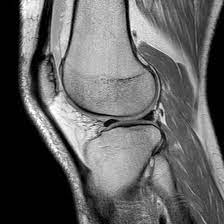
#> input picture Procesamiento de imagenes/imgs/rodilla.jfif, 224 x 224 px
$ jupyter execute RS_Activida_2doParcial.ipynb   (older library calls are emulated)
#> lines starting #> are read from the running program, lines starting #| are printed output that depends on the picture; after the words box and inside, x2 and y2 are one past the last pixel; in counts of white or black regions, pixels touching at a corner belong together
## INTEGRANTES

OZIEL IMANOL LEMUS MONTELONGO
BRAULIO ALEJANDRO NAVARRETE HORTA
DONOVAN VINCE LARA ALVARADO
ALBERTO JUAREZ AVALOS

[cell 1]
import numpy as np
import cv2
from matplotlib import pyplot as plt

[cell 2]
imagen_gris = cv2.imread('./imgs/rodilla.jfif', cv2.IMREAD_GRAYSCALE)
#> imagen_gris is the input picture: shape (224, 224); min 0, max 255, mean 98.7

umbral_max = 255
umbral_min = 15

imagen_cutanea = cv2.inRange(imagen_gris, umbral_min, umbral_max)
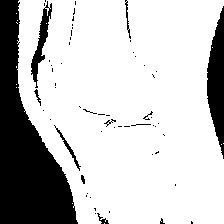
#> imagen_cutanea: shape (224, 224); 77.5% white; 59 black regions (48 under 20 px), largest, box (x1, y1, x2, y2) and area: (0, 0, 78, 224) 8525, (207, 6, 224, 159) 1654, (31, 1, 52, 88) 558

imagenSegmentadaPorPiel = cv2.cvtColor(imagen_cutanea, cv2.COLOR_BGR2RGB)

plt.imshow(imagen_cutanea, cmap="gray")

[cell 3]
umbral_max = 230
umbral_min = 80

imagen_musculos = cv2.inRange(imagen_gris, umbral_min, umbral_max)
#> imagen_musculos: shape (224, 224); 59.9% white; 255 black regions (232 under 20 px), largest, box (x1, y1, x2, y2) and area: (0, 0, 80, 224) 9091, (29, 0, 120, 224) 2768, (205, 0, 224, 162) 1911

imagenSegmentadaPorTejido = cv2.cvtColor(imagen_musculos, cv2.COLOR_BGR2RGB)

plt.imshow(imagen_musculos, cmap="gray")

[cell 4]
img_rgb = cv2.cvtColor(imagen_gris, cv2.COLOR_BGR2RGB)

# Crear copias de la imagen para aislar cada canal
img_R = img_rgb.copy()
img_G = img_rgb.copy()
img_B = img_rgb.copy()

# Aislar el canal R
img_R[:, :, 1] = 0  # G
img_R[:, :, 2] = 0  # B

# Aislar el canal G
img_G[:, :, 0] = 0  # R
img_G[:, :, 2] = 0  # B

# Aislar el canal B
img_B[:, :, 0] = 0  # R
img_B[:, :, 1] = 0  # G

# Visualizar las imágenes
fig, ax = plt.subplots(1, 4, figsize=(20, 5))

ax[0].imshow(img_rgb)
ax[0].set_title("Imagen original")
ax[0].axis('off')

ax[1].imshow(img_R)
ax[1].set_title("Canal Rojo")
ax[1].axis('off')

ax[2].imshow(img_G)
ax[2].set_title("Canal Verde")
ax[2].axis('off')

ax[3].imshow(img_B)
ax[3].set_title("Canal Azul")
ax[3].axis('off')

plt.show()

[cell 5]
imagen_G_gris = cv2.cvtColor(img_G, cv2.COLOR_RGB2GRAY)
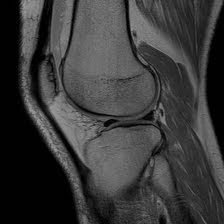
#> imagen_G_gris: shape (224, 224); min 0, max 150, mean 58

hist = cv2.calcHist([imagen_G_gris], [0], None, [256], [0, 256])
#> hist = 256 values, max 9084 at index 1, min 0 at index 151, mean 196

# Visualizar la imagen y su histograma
fig, ax = plt.subplots(1, 2, figsize=(12, 5))

# Mostrar la imagen en escala de grises
ax[0].imshow(imagen_G_gris, cmap='gray')
ax[0].set_title("Imagen en Grises")
ax[0].axis('off')

# Mostrar el histograma
ax[1].plot(hist, color='black')
ax[1].set_title("Histograma")
ax[1].set_xlabel("Intensidad de Pixel")
ax[1].set_ylabel("Cantidad de Píxeles")
ax[1].grid(True)

plt.tight_layout()
plt.show()
#> figure, not shown here; panel 2: curve peaks at x = 1, y = 9084

[cell 6]
result_not = cv2.bitwise_not(imagen_G_gris)

plt.imshow(result_not, cmap = 'gray')

[cell 7]
laplacian = cv2.Laplacian(result_not, cv2.CV_64F)
plt.subplot(1, 2, 1)
plt.imshow(result_not, cmap='gray')
plt.title('Imagen Original')
plt.subplot(1, 2, 2)
plt.imshow(laplacian, cmap='gray')
plt.title('Imagen con Realce de Bordes')
plt.show()

[cell 8]
blurred = cv2.GaussianBlur(result_not, (3, 3), 0)

sobel_x = cv2.Sobel(blurred, cv2.CV_64F, 1, 0, ksize=5)
sobel_y = cv2.Sobel(blurred, cv2.CV_64F, 0, 1, ksize=5)
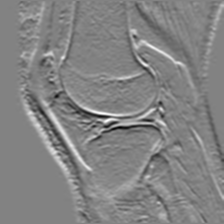
#> sobel_y: shape (224, 224) float64; min -3119, max 2980, mean 24; drawn with min black and max white
gradient_magnitude = np.sqrt(sobel_x**2 + sobel_y**2)
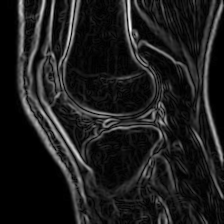
#> gradient_magnitude: shape (224, 224) float64; min 0, max 5036.9, mean 591.7; drawn with min black and max white
plt.subplot(1, 2, 1)
plt.imshow(blurred, cmap='gray')
plt.title('Imagen Original')
plt.subplot(1, 2, 2)
plt.imshow(gradient_magnitude, cmap='gray')
plt.title('Magnitud del Gradiente')
plt.show()

[cell 9]
result_not = cv2.bitwise_not(gradient_magnitude)

plt.imshow(result_not, cmap = 'turbo')

[cell 10]
#originalPlus1 = cv2.add(imagen_cutanea,gradient_magnitude)
print(imagen_cutanea.shape)
#| (224, 224)
res = gradient_magnitude + imagen_cutanea

# [12 lines of commented-out code are left out]
print(res)
#> (printed output is left out)
plt.imshow(res, cmap="gray")

[cell 11]
hueso_gris = cv2.imread('./imgs/hueso.png', cv2.IMREAD_GRAYSCALE)
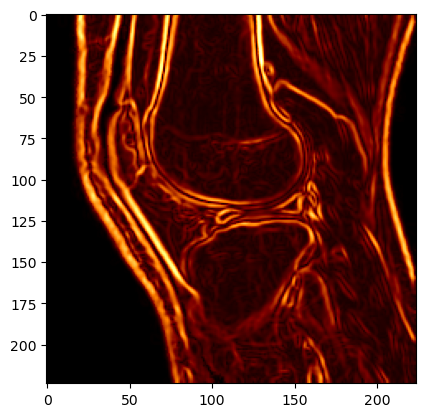
#> input picture Procesamiento de imagenes/imgs/hueso.png, 425 x 417 px
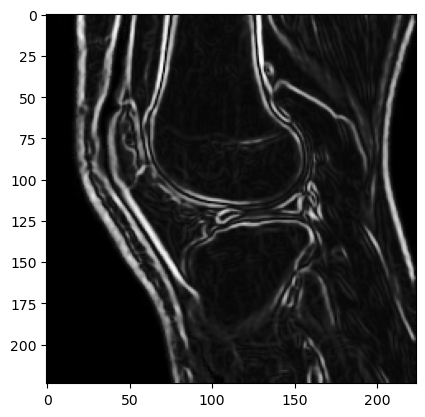
#> hueso_gris: shape (417, 425); min 0, max 255, mean 78.9

img_rgb = cv2.cvtColor(hueso_gris, cv2.COLOR_BGR2RGB)


imagen_G_gris = cv2.cvtColor(img_rgb, cv2.COLOR_RGB2GRAY)

hist = cv2.calcHist([imagen_G_gris], [0], None, [256], [0, 256])
#> hist = 256 values, max 36642 at index 255, min 0 at index 56, mean 692.3

# Visualizar la imagen y su histograma
fig, ax = plt.subplots(1, 2, figsize=(12, 5))

# Mostrar la imagen en escala de grises
ax[0].imshow(imagen_G_gris, cmap='gray')
ax[0].set_title("Imagen en Grises")
ax[0].axis('off')

# Mostrar el histograma
ax[1].plot(hist, color='blue')
ax[1].set_title("Histograma")
ax[1].set_xlabel("Intensidad de Pixel")
ax[1].set_ylabel("Cantidad de Píxeles")
ax[1].grid(True)

plt.tight_layout()
plt.show()
#> figure, not shown here; panel 2: curve peaks at x = 255, y = 36642

[cell 12]
result_not = cv2.bitwise_not(img_G)
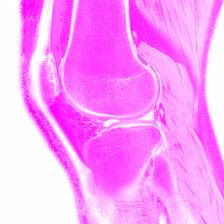
#> result_not: shape (224, 224, 3); mean R, G, B 255, 156.3, 255

plt.imshow(result_not, cmap = 'copper')

[cell 13]
imagen_G_gris = cv2.cvtColor(result_not, cv2.COLOR_RGB2GRAY)

hist = cv2.calcHist([imagen_G_gris], [0], None, [256], [0, 256])
#> hist = 256 values, max 9084 at index 254, min 0 at index 0, mean 196

# Visualizar la imagen y su histograma
fig, ax = plt.subplots(1, 2, figsize=(12, 5))

# Mostrar la imagen en escala de grises
ax[0].imshow(imagen_G_gris, cmap='gray')
ax[0].set_title("Imagen en Grises")
ax[0].axis('off')

# Mostrar el histograma
ax[1].plot(hist, color='black')
ax[1].set_title("Histograma")
ax[1].set_xlabel("Intensidad de Pixel")
ax[1].set_ylabel("Cantidad de Píxeles")
ax[1].grid(True)

plt.tight_layout()
plt.show()
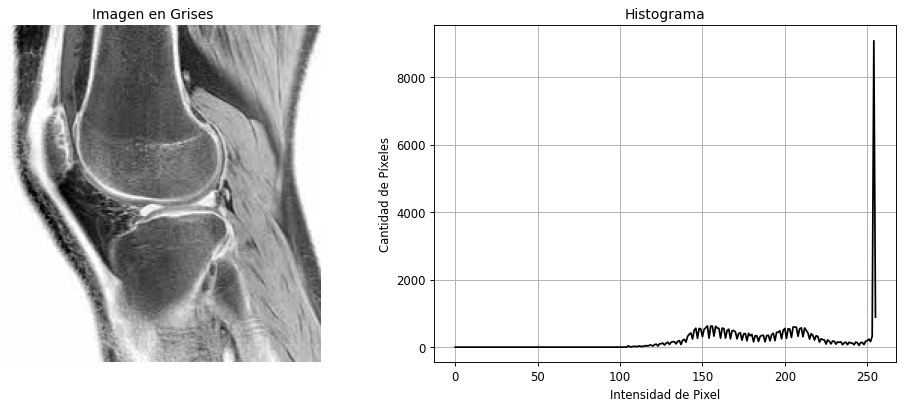
#> figure drawn by matplotlib, 2 panels; panel 2: curve peaks at x = 254, y = 9084

[cell 14]
umbral_max = 255
umbral_min = 216

imagen_hueso = cv2.inRange(imagen_G_gris, umbral_min, umbral_max)
#> imagen_hueso: shape (224, 224); 32.9% white; 170 white regions (147 under 20 px), largest, box (x1, y1, x2, y2) and area: (0, 0, 80, 224) 8998, (29, 0, 120, 224) 2473, (205, 0, 224, 162) 1868

imagenSegmentadaPorHueso2 = cv2.cvtColor(imagen_hueso, cv2.COLOR_BGR2RGB)

plt.imshow(imagen_hueso, cmap="gray")

[cell 15]
result_not2 = cv2.bitwise_not(imagenSegmentadaPorHueso2)

plt.imshow(result_not2, cmap = 'gray')
imagen_tejido = result_not2

[cell 16]
imagen_gris = cv2.imread('./imgs/rodilla.jfif', cv2.IMREAD_GRAYSCALE)
img_rgb = cv2.cvtColor(imagen_gris, cv2.COLOR_BGR2RGB)

fig, ax = plt.subplots(1, 5, figsize=(20, 5))

suma1 = imagen_cutanea + imagen_musculos
sumaTotal = suma1 + imagen_hueso
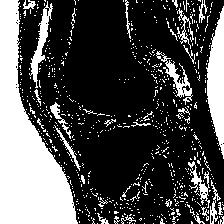
#> sumaTotal: shape (224, 224); values 254 (black) and 255 (white), 29.6% white; 716 white regions (682 under 20 px), largest, box (x1, y1, x2, y2) and area: (0, 0, 78, 224) 8528, (206, 6, 224, 159) 1665, (29, 1, 53, 88) 574

ax[0].imshow(img_rgb)
ax[0].set_title("Imagen original")
ax[0].axis('off')

ax[1].imshow(imagenSegmentadaPorPiel)
ax[1].set_title("Imagen Segmentada por piel")
ax[1].axis('off')

ax[2].imshow(result_not2)
ax[2].set_title("Imagen segmentada por tejido")
ax[2].axis('off')

ax[3].imshow(imagenSegmentadaPorHueso2)
ax[3].set_title("Imagen segmentada por huesos")
ax[3].axis('off')

ax[4].imshow(sumaTotal, cmap="gray")
ax[4].set_title("SUMA")
ax[4].axis('off')

[cell 17]
imagen_G_gris = cv2.cvtColor(img_G, cv2.COLOR_RGB2GRAY)

hist = cv2.calcHist([imagen_G_gris], [0], None, [256], [0, 256])
#> hist = 256 values, max 9084 at index 1, min 0 at index 151, mean 196

# Visualizar la imagen y su histograma
fig, ax = plt.subplots(1, 2, figsize=(12, 5))

# Mostrar la imagen en escala de grises
ax[0].imshow(imagen_G_gris, cmap='gray')
ax[0].set_title("Imagen en Grises")
ax[0].axis('off')

# Mostrar el histograma
ax[1].plot(hist, color='black')
ax[1].set_title("Histograma")
ax[1].set_xlabel("Intensidad de Pixel")
ax[1].set_ylabel("Cantidad de Píxeles")
ax[1].grid(True)

plt.tight_layout()
plt.show()

[cell 18]
umbral_max = 255
umbral_min = 15

imagen_cutanea2 = cv2.inRange(imagen_G_gris, umbral_min, umbral_max)
#> imagen_cutanea2: shape (224, 224); 76.2% white; 62 black regions (48 under 20 px), largest, box (x1, y1, x2, y2) and area: (0, 0, 78, 224) 8638, (207, 6, 224, 160) 1701, (31, 0, 52, 109) 745

plt.imshow(imagen_cutanea2, cmap="gray")

[cell 19]
umbral_max = 125
umbral_min = 80

imagen_hueso2 = cv2.inRange(imagen_G_gris, umbral_min, umbral_max)
#> imagen_hueso2: shape (224, 224); 34% white; 126 white regions (107 under 20 px), largest, box (x1, y1, x2, y2) and area: (64, 0, 154, 115) 6418, (41, 66, 161, 196) 4219, (20, 0, 83, 199) 1564

plt.imshow(imagen_hueso2, cmap="gray")

[cell 20]
umbral_max = 100
umbral_min = 50

imagen_tejido2 = cv2.inRange(imagen_G_gris, umbral_min, umbral_max)
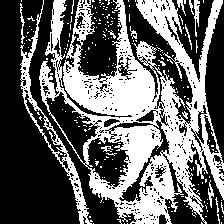
#> imagen_tejido2: shape (224, 224); 39.8% white; 209 white regions (196 under 20 px), largest, box (x1, y1, x2, y2) and area: (39, 0, 224, 224) 17362, (20, 0, 93, 224) 1476, (194, 0, 200, 37) 121

plt.imshow(imagen_tejido2, cmap="gray")

[cell 21]
imagen_gris = cv2.imread('./imgs/rodilla.jfif', cv2.IMREAD_GRAYSCALE)
img_rgb = cv2.cvtColor(imagen_gris, cv2.COLOR_BGR2RGB)

fig, ax = plt.subplots(1, 5, figsize=(20, 5))

suma2 = imagen_cutanea2 + imagen_tejido2
sumatotaldetodo = suma2 + imagen_hueso2

ax[0].imshow(img_rgb)
ax[0].set_title("Imagen original")
ax[0].axis('off')

ax[1].imshow(imagen_cutanea2,cmap="gray")
ax[1].set_title("Imagen Segmentada por piel")
ax[1].axis('off')

ax[2].imshow(imagen_tejido2,cmap="gray")
ax[2].set_title("Imagen segmentada por tejido")
ax[2].axis('off')

ax[3].imshow(imagen_hueso2,cmap="gray")
ax[3].set_title("Imagen segmentada por huesos")
ax[3].axis('off')

ax[4].imshow(sumatotaldetodo, cmap="gray")
ax[4].set_title("SUMA")
ax[4].axis('off')
